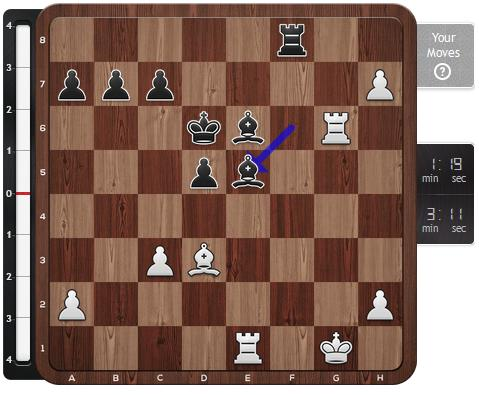
#> input picture example.jpeg, 479 x 395 px
$ python -i findchessboard.py   (imports and definitions only)   (older library calls are emulated)
#> lines starting #> are read from the running program, lines starting #| are printed output that depends on the picture
import numpy as np
import cv2
import math
from scipy.signal import find_peaks


def erode(img, size):
    element = cv2.getStructuringElement(
        cv2.MORPH_RECT, (2 * size + 1, 2 * size + 1), (size, size)
    )
    return cv2.erode(img, element)


def dilate(img, size):
    element = cv2.getStructuringElement(
        cv2.MORPH_RECT, (2 * size + 1, 2 * size + 1), (size, size)
    )
    return cv2.dilate(img, element)


def opening(x, size=3):
    return dilate(erode(x, size), size)


def closing(x, size=3):
    return erode(dilate(x, size), size)


def sobelY(img):
    return cv2.Sobel(img, cv2.CV_64F, 1, 0, ksize=3)


def sobelX(img):
    return cv2.Sobel(img, cv2.CV_64F, 0, 1, ksize=3)


def toAbs(img):
    abs_img = np.absolute(img)
    return np.uint8(abs_img)


def rotate(img, angle):
    rows, cols = img.shape[0], img.shape[1]
    # cols-1 and rows-1 are the coordinate limits.
    M = cv2.getRotationMatrix2D(((cols - 1) / 2.0, (rows - 1) / 2.0), angle, 1)
    return cv2.warpAffine(img, M, (cols, rows))


def find_longest_chain(list, condition):
    """find longest chain of elements in list that satisfy condition and return start and end index"""
    max_len = 0
    current_len = 0
    max_index = 0
    for i in range(len(list)):
        if condition(list[i]):
            current_len += 1
        else:
            if current_len > max_len:
                max_len = current_len
                max_index = i - current_len
            current_len = 0

    if current_len > max_len:
        max_len = current_len
        max_index = i - current_len + 1

    return max_index, max_index + max_len


def prune_non_equally_spaced(peaks):
    gaps = np.diff(peaks)
    gapsdiffs = np.diff(gaps)
    # find longest seqence of small diffs
    start, end = find_longest_chain(
        gapsdiffs, lambda x: abs(x) < 5
    )  # allow 3px error in both directions
    return peaks[start : end + 2]


def find_chessboard(original_img, saveTiles):
    # grayscale
    img = cv2.cvtColor(original_img, cv2.COLOR_BGR2GRAY)

    # rescale and blur
    width = 750
    height = 750
    img = cv2.resize(img, (width, height), interpolation=cv2.INTER_AREA)
    # img = cv2.GaussianBlur(img, (5, 5), 0)

    img = opening(img, 3)
    img = closing(img, 5)
    # img = cv2.medianBlur(img, 5)
    sobY = sobelY(img)
    sobX = sobelX(img)

    # Convert to binary
    _, sobXBinary = cv2.threshold(
        toAbs(sobX), 0, 255, cv2.THRESH_BINARY + cv2.THRESH_OTSU
    )
    _, sobYBinary = cv2.threshold(
        toAbs(sobY), 0, 255, cv2.THRESH_BINARY + cv2.THRESH_OTSU
    )
    #  Standard Hough Line Transform
    linesHorizontal = cv2.HoughLines(sobXBinary, 1, np.pi / 180, 150, None, 0, 0)
    linesVertical = cv2.HoughLines(sobYBinary, 1, np.pi / 180, 150, None, 0, 0)

    # Find the average rotation
    angle_threshold = 0.1
    sum = 0
    count = 0
    if linesHorizontal is not None:
        for line in linesHorizontal:
            angle = line[0][1]
            angle -= math.pi / 2
            # filter angles within threshold
            if angle > angle_threshold / 2 or angle < -angle_threshold / 2:
                continue
            sum += angle
            count += 1

    if linesVertical is not None:
        for line in linesVertical:
            angle = line[0][1]
            if angle > math.pi / 2:
                angle -= math.pi
            # filter angles within threshold
            if angle > angle_threshold / 2 or angle < -angle_threshold / 2:
                continue
            sum += angle
            count += 1

    avg_rotation = sum / count

    # Rotate sobel X and Y

    if abs(avg_rotation) > 0.01:
        sobX = rotate(sobX, avg_rotation * 180 / math.pi)
        sobY = rotate(sobY, avg_rotation * 180 / math.pi)
        original_img = rotate(original_img, avg_rotation * 180 / math.pi)

    # Separate gradients to + and -

    dx_pos = np.clip(sobX, 0, 255)
    # dx_pos = dilate(dx_pos, 1)
    dx_neg = np.clip(sobX, -255, 0)
    dy_pos = np.clip(sobY, 0, 255)
    # dy_pos = dilate(dy_pos, 1)
    dy_neg = np.clip(sobY, -255, 0)

    dx_pos_sum = np.sum(dx_pos, axis=1)
    dx_neg_sum = np.sum(-dx_neg, axis=1)

    dy_pos_sum = np.sum(dy_pos, axis=0)
    dy_neg_sum = np.sum(-dy_neg, axis=0)

    dx_pos_sum = np.clip(dx_pos_sum, 0, np.max(dx_pos_sum) / 2)
    dx_neg_sum = np.clip(dx_neg_sum, 0, np.max(dx_neg_sum) / 2)
    dy_pos_sum = np.clip(dy_pos_sum, 0, np.max(dy_pos_sum) / 2)
    dy_neg_sum = np.clip(dy_neg_sum, 0, np.max(dy_neg_sum) / 2)

    dx_pos_sum[dx_pos_sum < np.max(dx_pos_sum) / 10] = 0
    dx_neg_sum[dx_neg_sum < np.max(dx_neg_sum) / 10] = 0
    dy_pos_sum[dy_pos_sum < np.max(dy_pos_sum) / 10] = 0
    dy_neg_sum[dy_neg_sum < np.max(dy_neg_sum) / 10] = 0

    hough_dx = dx_pos_sum * dx_neg_sum
    hough_dy = dy_pos_sum * dy_neg_sum

    # Find peaks

    dx_peaks, _ = find_peaks(hough_dx, distance=30, height=np.max(hough_dx) / 8)
    dy_peaks, _ = find_peaks(hough_dy, distance=30, height=np.max(hough_dy) / 8)

    dx_peaks = prune_non_equally_spaced(dx_peaks)
    dy_peaks = prune_non_equally_spaced(dy_peaks)

    # if more than 7 peaks, prune the smallest if it is the first or last peak
    lowest_dy_peak_index = np.argmin(hough_dy[dy_peaks])
    while len(dy_peaks) > 7 and (
        lowest_dy_peak_index == 0 or lowest_dy_peak_index == len(dy_peaks) - 1
    ):
        dy_peaks = np.delete(dy_peaks, lowest_dy_peak_index)
        lowest_dy_peak_index = np.argmin(hough_dy[dy_peaks])

    lowest_dx_peak_index = np.argmin(hough_dx[dx_peaks])
    while len(dx_peaks) > 7 and (
        lowest_dx_peak_index == 0 or lowest_dx_peak_index == len(dx_peaks) - 1
    ):
        dx_peaks = np.delete(dx_peaks, lowest_dx_peak_index)
        lowest_dx_peak_index = np.argmin(hough_dx[dx_peaks])

    # assert len(dx_peaks) == 7 and len(dy_peaks) == 7, "chessboard not found"
    if len(dx_peaks) != 7 or len(dy_peaks) != 7:
        return None

    # Estimate first and last lines

    avg_gap_x = round(np.average(np.diff(dx_peaks)))
    avg_gap_y = round(np.average(np.diff(dy_peaks)))

    board_x_lines = np.concatenate(
        (
            [max(dx_peaks[0] - avg_gap_x, 0)],
            dx_peaks,
            [min(dx_peaks[-1] + avg_gap_x, height)],
        )
    )
    board_y_lines = np.concatenate(
        (
            [max(dy_peaks[0] - avg_gap_y, 0)],
            dy_peaks,
            [min(dy_peaks[-1] + avg_gap_y, width)],
        )
    )

    # normalize
    board_x_lines = board_x_lines.astype(np.float64)
    board_x_lines /= width
    board_y_lines = board_y_lines.astype(np.float64)
    board_y_lines /= height

    w, h, _ = original_img.shape
    x1 = round(board_x_lines[0] * w)
    x2 = round(board_x_lines[-1] * w)
    y1 = round(board_y_lines[0] * h)
    y2 = round(board_y_lines[-1] * h)
    result = original_img[x1:x2, y1:y2]

    if saveTiles:
        i = 0
        for x in range(8):
            for y in range(8):
                x1 = round(board_x_lines[x] * w)
                x2 = round(board_x_lines[x + 1] * w)
                y1 = round(board_y_lines[y] * h)
                y2 = round(board_y_lines[y + 1] * h)
                cv2.imwrite(
                    f"temp-board/{'{:02d}'.format(i)}.png", original_img[x1:x2, y1:y2]
                )
                # tiles.append(boardImg[x1:x2, y1:y2])
                i += 1

    return result

>>> import cv2
>>> picture = cv2.imread('example.jpeg')
#> picture is the input picture: shape (395, 479, 3); mean B, G, R 92.6, 104, 132.1
>>> result = find_chessboard(picture, 'out.png')
#> in find_chessboard, `img = cv2.resize(img, (width, height), interpolation=cv2.INTER_AREA)`:
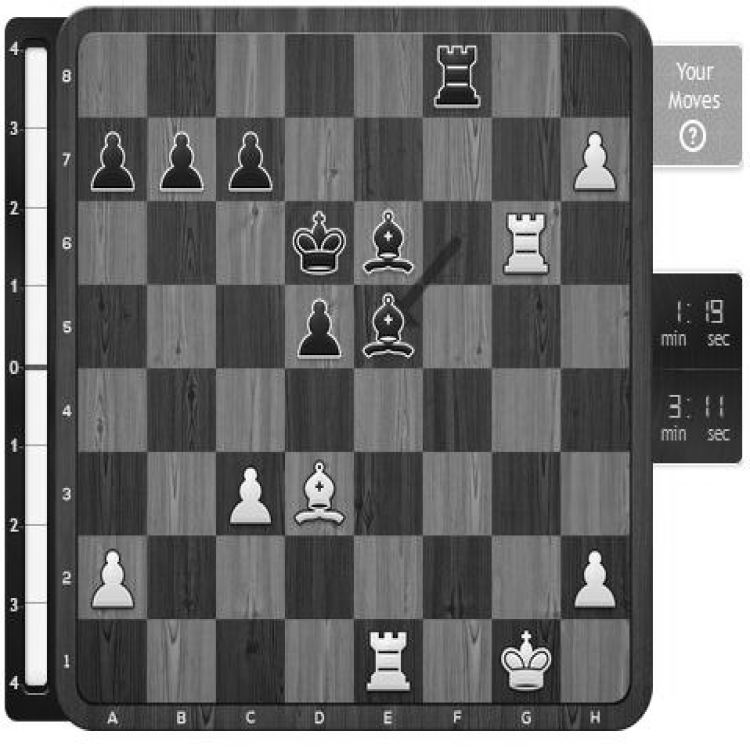
#> img: shape (750, 750); min 0, max 255, mean 111.1
#> in sobelX, `return cv2.Sobel(img, cv2.CV_64F, 0, 1, ksize=3)`:
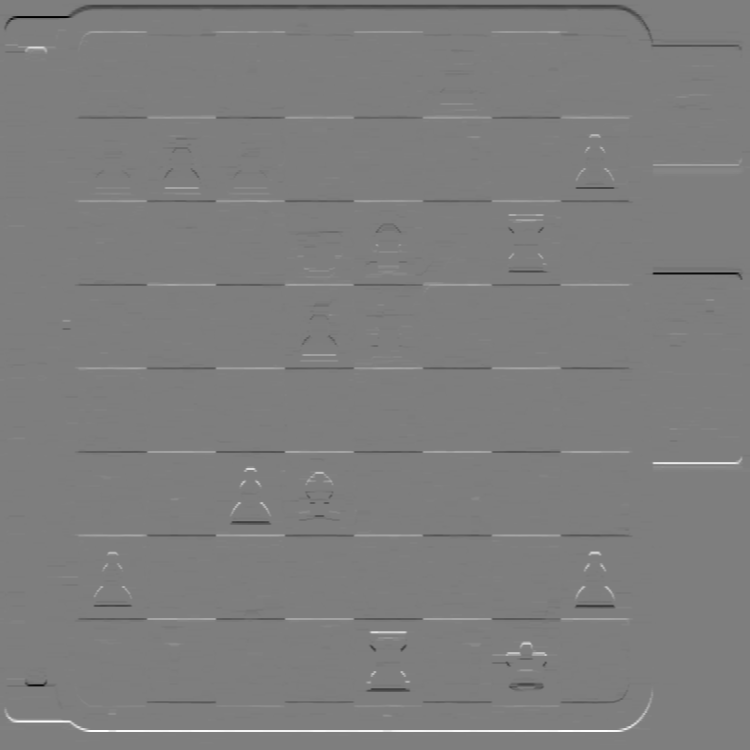
#> returned value: shape (750, 750) float64; min -816, max 832, mean 0; drawn with min black and max white
#> in find_chessboard, `_, sobXBinary = cv2.threshold( toAbs(sobX), 0, 255, cv2.THRESH_BINARY ..`:
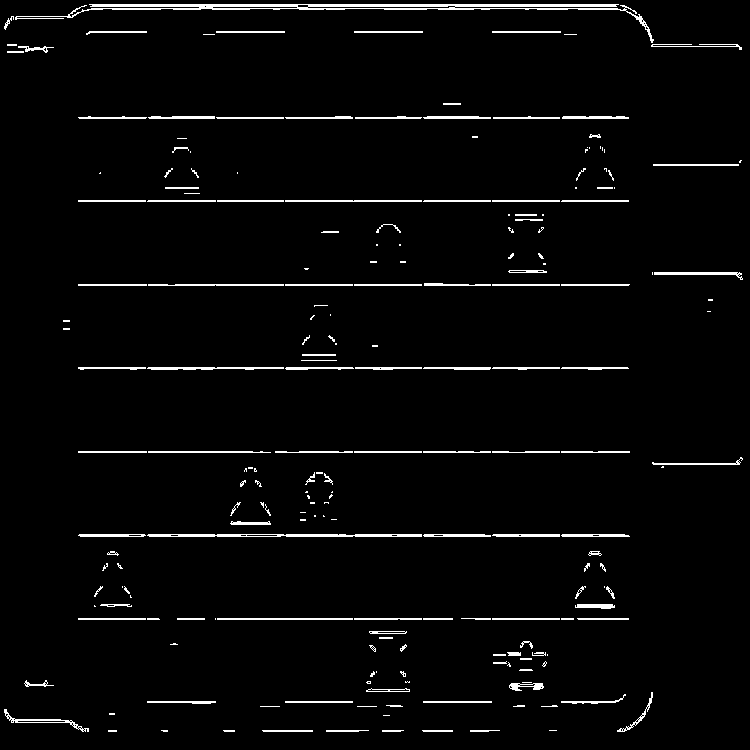
#> sobXBinary: shape (750, 750); 3% white in thin lines or dots
#> in find_chessboard, `_, sobYBinary = cv2.threshold( toAbs(sobY), 0, 255, cv2.THRESH_BINARY ..`:
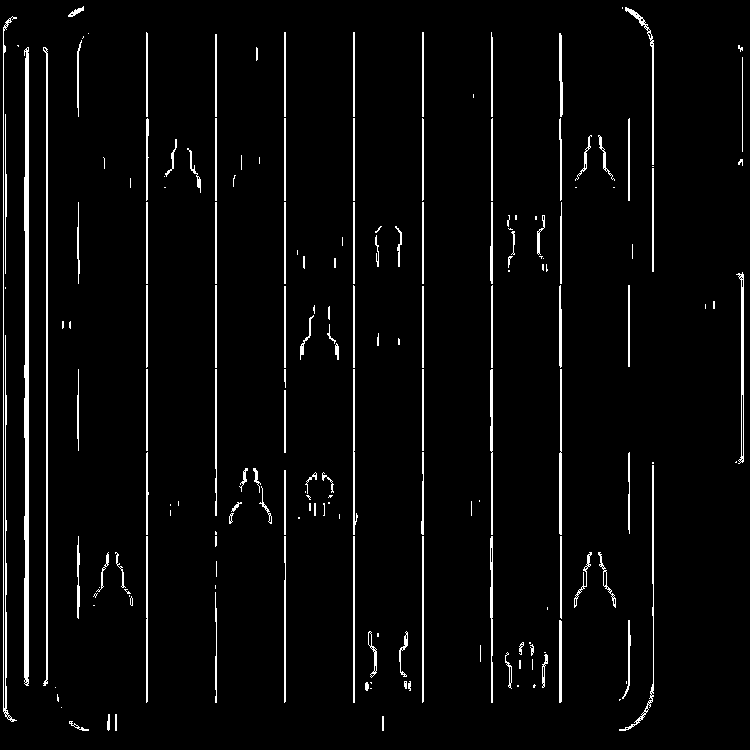
#> sobYBinary: shape (750, 750); 3.8% white in thin lines or dots
#> in find_chessboard, `linesHorizontal = cv2.HoughLines(sobXBinary, 1, np.pi / 180, 150, None..`: linesHorizontal = 29 rows, first 8: [201, 1.57], [368, 1.57], [285, 1.57], [452, 1.57], [117, 1.57], [8, 1.57], [4, 1.57], [536, 1.57]
#> in find_chessboard, `linesVertical = cv2.HoughLines(sobYBinary, 1, np.pi / 180, 150, None, ..`: linesVertical = 33 rows, first 8: [3, 0], [353, 0], [146, 0], [423, 0], [492, 0], [560, 0], [285, 0], [26, 0]
#> the loop in find_chessboard, `for line in linesHorizontal:` made 29 passes
#> (line, angle, sum) on passes 2 to 13: ([[368, 1.57]], 4.37e-08, 8.74e-08), ([[285, 1.57]], 4.37e-08, 1.31e-07), ([[452, 1.57]], 4.37e-08, 1.75e-07), ([[117, 1.57]], 4.37e-08, 2.19e-07), ([[8, 1.57]], 4.37e-08, 2.62e-07), ([[4, 1.57]], 4.37e-08, 3.06e-07), ([[536, 1.57]], 4.37e-08, 3.5e-07), ([[534, 1.57]], 4.37e-08, 3.93e-07), ([[618, 1.57]], 4.37e-08, 4.37e-07), ([[12, 1.55]], -0.0175, -0.0175), ([[-1, 1.59]], 0.0175, 4.05e-07), ([[2, 1.59]], 0.0175, 0.0175)
#> (line, sum) on pass 1: ([[201, 1.57]], 4.37e-08)
#> after the loop in find_chessboard, `for line in linesHorizontal:`: count = 29; sum = -0.0698
#> the loop in find_chessboard, `for line in linesVertical:` made 33 passes
#> (line, angle, sum) on passes 1 to 12: ([[3, 0]], 0, -0.0698), ([[353, 0]], 0, -0.0698), ([[146, 0]], 0, -0.0698), ([[423, 0]], 0, -0.0698), ([[492, 0]], 0, -0.0698), ([[560, 0]], 0, -0.0698), ([[285, 0]], 0, -0.0698), ([[26, 0]], 0, -0.0698), ([[46, 0]], 0, -0.0698), ([[216, 0]], 0, -0.0698), ([[5, 0]], 0, -0.0698), ([[653, 0]], 0, -0.0698)
#> after the loop in find_chessboard, `for line in linesVertical:`: count = 62; sum = -0.0698
#> in find_chessboard, `avg_rotation = sum / count`: avg_rotation = -0.00113
#> in find_chessboard, `dy_neg = np.clip(sobY, -255, 0)`:
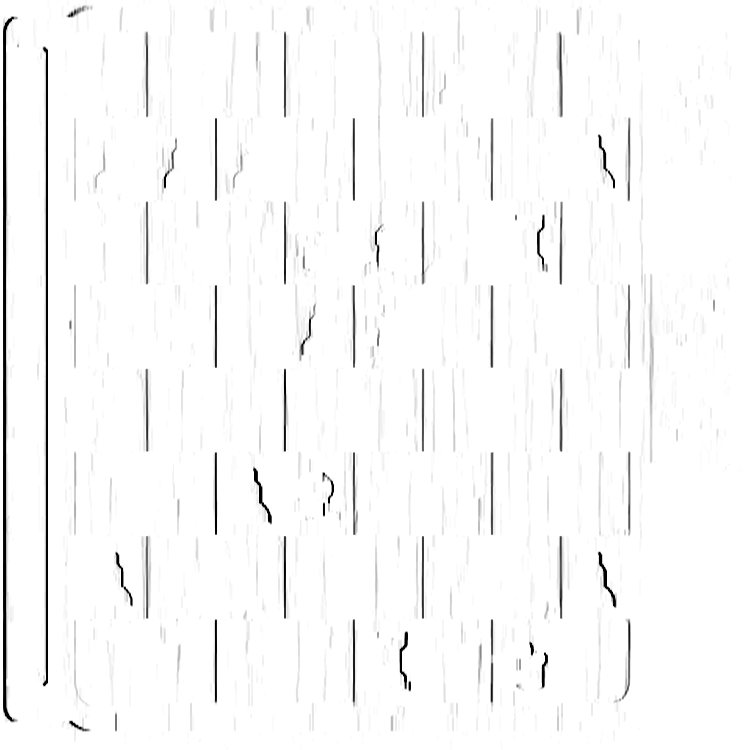
#> dy_neg: shape (750, 750) float64; min -255, max 0, mean -5.83; drawn with min black and max white
#> in find_chessboard, `dx_pos_sum = np.sum(dx_pos, axis=1)`: dx_pos_sum = 750 values, max 139050 at index 730, min 0 at index 0, mean 3067.3
#> in find_chessboard, `dx_neg_sum = np.sum(-dx_neg, axis=1)`: dx_neg_sum = 750 values, max 139521 at index 7, min 0 at index 0, mean 3641.2
#> in find_chessboard, `dy_pos_sum = np.sum(dy_pos, axis=0)`: dy_pos_sum = 750 values, max 162194 at index 25, min 0 at index 0, mean 4502.6
#> in find_chessboard, `dy_neg_sum = np.sum(-dy_neg, axis=0)`: dy_neg_sum = 750 values, max 177011 at index 5, min 0 at index 0, mean 4369
#> in find_chessboard, `dx_pos_sum = np.clip(dx_pos_sum, 0, np.max(dx_pos_sum) / 2)`: dx_pos_sum = 750 values, max 69525 at index 730, min 0 at index 0, mean 2882.9
#> in find_chessboard, `dx_neg_sum = np.clip(dx_neg_sum, 0, np.max(dx_neg_sum) / 2)`: dx_neg_sum = 750 values, max 69760.5 at index 5, min 0 at index 0, mean 3294.1
#> in find_chessboard, `dy_pos_sum = np.clip(dy_pos_sum, 0, np.max(dy_pos_sum) / 2)`: dy_pos_sum = 750 values, max 81097 at index 24, min 0 at index 0, mean 4158.3
#> in find_chessboard, `dy_neg_sum = np.clip(dy_neg_sum, 0, np.max(dy_neg_sum) / 2)`: dy_neg_sum = 750 values, max 88505.5 at index 3, min 0 at index 0, mean 3835.3
#> in find_chessboard, `hough_dx = dx_pos_sum * dx_neg_sum`: hough_dx = 750 values, max 3.88e+09 at index 535, min 0 at index 0, mean 52491988
#> in find_chessboard, `hough_dy = dy_pos_sum * dy_neg_sum`: hough_dy = 750 values, max 5.79e+09 at index 215, min 0 at index 0, mean 73251088.8
#> in find_chessboard, `dx_peaks, _ = find_peaks(hough_dx, distance=30, height=np.max(hough_dx..`: dx_peaks = [117, 201, 284, 368, 451, 535, 619]
#> in find_chessboard, `dy_peaks, _ = find_peaks(hough_dy, distance=30, height=np.max(hough_dy..`: dy_peaks = [147, 215, 284, 353, 422, 491, 560]
#> in prune_non_equally_spaced, `gaps = np.diff(peaks)`: gaps = [84, 83, 84, 83, 84, 84]
#> in prune_non_equally_spaced, `gapsdiffs = np.diff(gaps)`: gapsdiffs = [-1, 1, -1, 1, 0]
#> the loop in find_longest_chain, `for i in range(len(list)):` made 5 passes
#> after the loop in find_longest_chain, `for i in range(len(list)):`: max_index = 0
#> in find_longest_chain, `max_len = current_len`: max_len = 5
#> in prune_non_equally_spaced, `start, end = find_longest_chain( gapsdiffs, lambda x: abs(x) < 5 )`: start = 0; end = 5
#> the loop in find_longest_chain (call 2), `for i in range(len(list)):` made 5 passes
#> in find_chessboard, `lowest_dy_peak_index = np.argmin(hough_dy[dy_peaks])`: lowest_dy_peak_index = 0
#> in find_chessboard, `avg_gap_x = round(np.average(np.diff(dx_peaks)))`: avg_gap_x = 84
#> in find_chessboard, `avg_gap_y = round(np.average(np.diff(dy_peaks)))`: avg_gap_y = 69
#> in find_chessboard, `board_x_lines = np.concatenate( ( [max(dx_peaks[0] - avg_gap_x, 0)], d..`: board_x_lines = [33, 117, 201, 284, 368, 451, 535, 619, 703]
#> in find_chessboard, `board_y_lines = np.concatenate( ( [max(dy_peaks[0] - avg_gap_y, 0)], d..`: board_y_lines = [78, 147, 215, 284, 353, 422, 491, 560, 629]
#> in find_chessboard, `board_x_lines /= width`: board_x_lines = [0.044, 0.156, 0.268, 0.379, 0.491, 0.601, 0.713, 0.825, 0.937]
#> in find_chessboard, `board_y_lines /= height`: board_y_lines = [0.104, 0.196, 0.287, 0.379, 0.471, 0.563, 0.655, 0.747, 0.839]
#> in find_chessboard, `x1 = round(board_x_lines[0] * w)`: x1 = 17
#> in find_chessboard, `x2 = round(board_x_lines[-1] * w)`: x2 = 370
#> in find_chessboard, `y1 = round(board_y_lines[0] * h)`: y1 = 50
#> in find_chessboard, `y2 = round(board_y_lines[-1] * h)`: y2 = 402
#> in find_chessboard, `result = original_img[x1:x2, y1:y2]`:
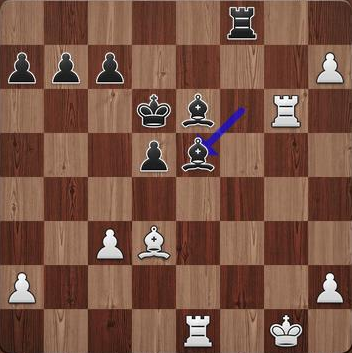
#> result: shape (353, 352, 3); mean B, G, R 68.6, 84.1, 121.1
#> the loop in find_chessboard, `for x in range(8):` made 8 passes
#> pass 1, in find_chessboard, `cv2.imwrite( f"temp-board/{'{:02d}'.format(i)}.png", original_img[x1:x..`:
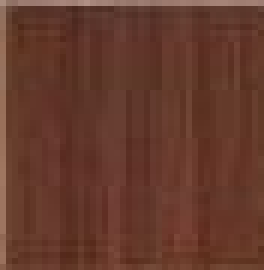
#> saved as 03.png: shape (45, 44, 3) (shown 6 times larger); mean B, G, R 44.5, 58.3, 101.5
#> after the loop in find_chessboard, `for x in range(8):`: i = 64
